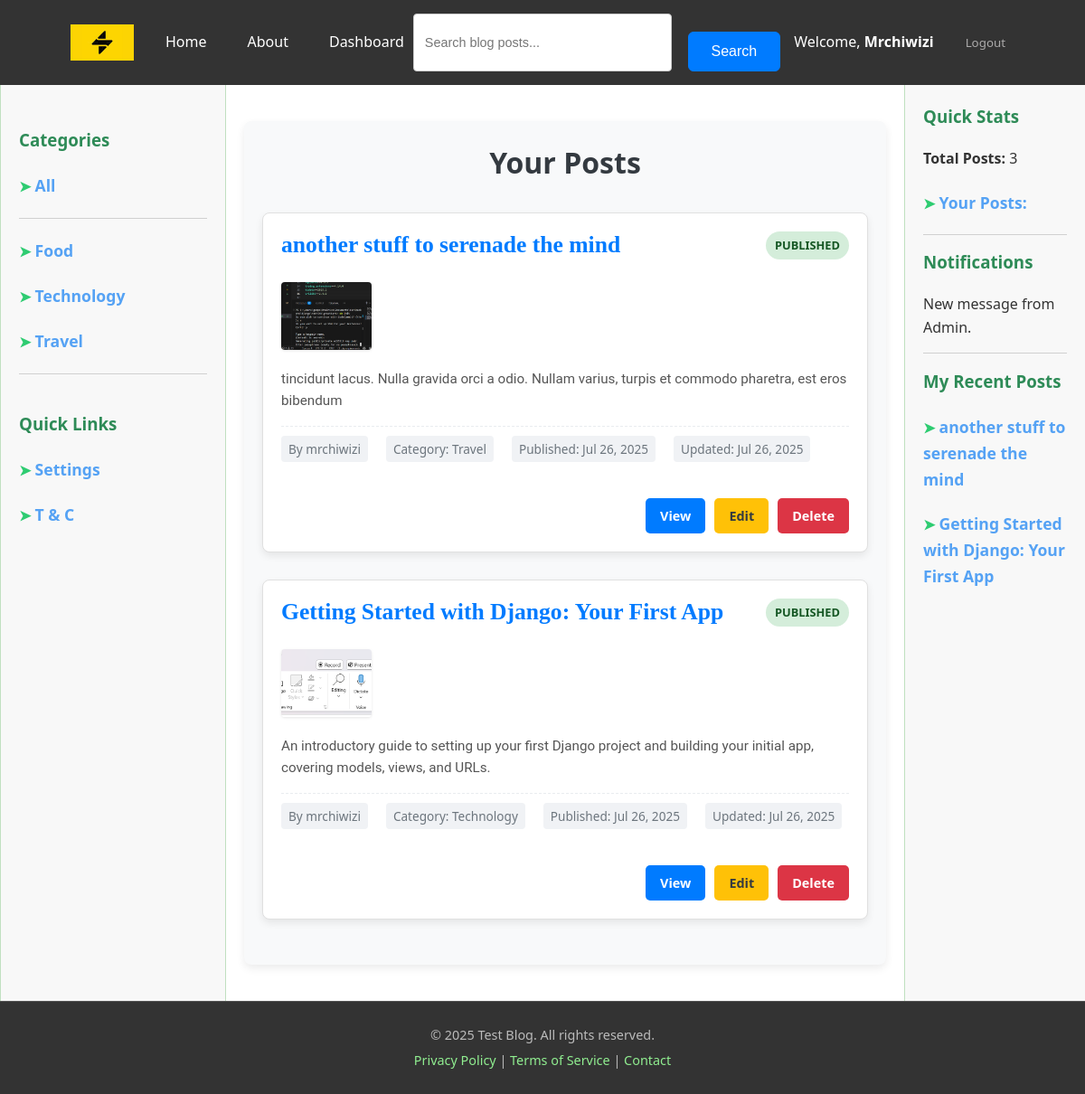
The app's page /user_posts/ (signed in), older data.
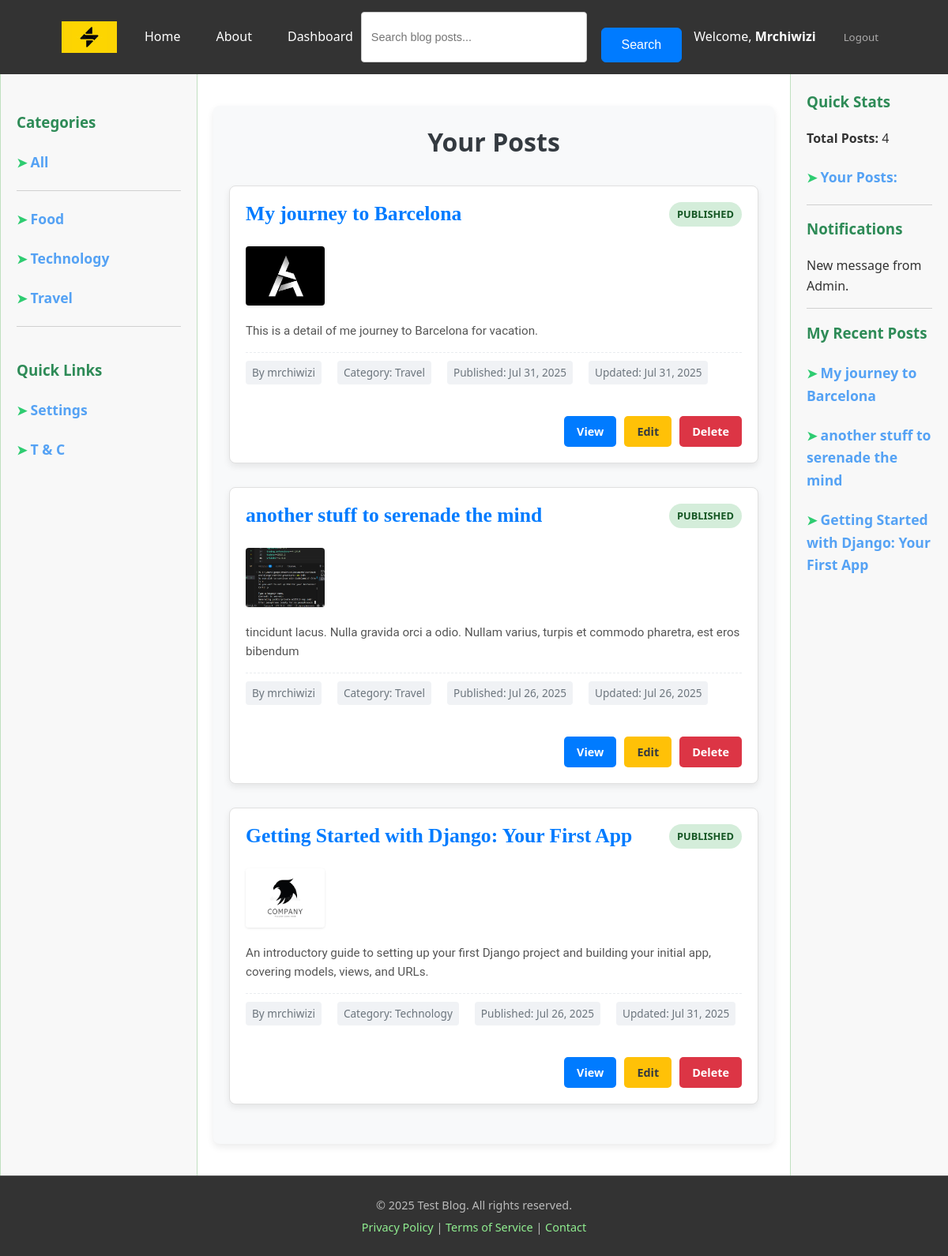
The same page, newer data.
### blog/models.py (models this page shows, shortened)
class Category(models.Model):
    name = models.CharField(max_length=100, unique=True)
    slug = models.SlugField(max_length=100, unique=True, help_text="A URL-friendly short label.")
    description = models.TextField(blank=True, null=True)
    class Meta:
        verbose_name_plural = "Categories"
        ordering = ['name']
    def __str__(self):
        return self.name

class Post(models.Model):
    STATUS_CHOICES = (
        ('draft', 'Draft'),
        ('published', 'Published'),
    )
    title = models.CharField(max_length=250)
    slug = models.SlugField(max_length=250, unique_for_date='publish_date', help_text="A URL-friendly short label derived from the title, unique per publish date.")
    author = models.ForeignKey(User, on_delete=models.CASCADE, related_name='blog_posts')
    content = models.TextField()
    summary = models.TextField(max_length=1000, blank=True, help_text="A short summary of the post (max 500 characters).")
    thumbnail = models.ImageField(
        upload_to='blog/thumbnails/%Y/%m/%d/', blank=True,null=True, help_text="Thumbnail image for the blog post listing.")
    publish_date = models.DateTimeField(default=timezone.now)
    created_at = models.DateTimeField(auto_now_add=True)
    updated_at = models.DateTimeField(auto_now=True)
    status = models.CharField(
        max_length=10,
        choices=STATUS_CHOICES,
        default='published'
    )
    category = models.ForeignKey(Category, on_delete=models.SET_NULL, blank=True, null=True, related_name='posts'
    )
    objects = PostManager()
    class Meta:
        ordering = ['-publish_date']
        indexes = [
            models.Index(fields=['publish_date', 'slug']),
        ]
    def __str__(self):
        return self.title
    def get_absolute_url(self):
        return reverse('blog:post_detail',
                       args=[self.publish_date.year, self.publish_date.strftime('%m'), self.publish_date.strftime('%d'), self.slug])
    def get_post_edit_url(self):
        return reverse('blog:post_edit',
                       args=[self.publish_date.year, self.publish_date.strftime('%m'), self.publish_date.strftime('%d'), self.slug])

### accounts/models.py (models this page shows, shortened)
class Account(AbstractBaseUser, PermissionsMixin):
    email = models.EmailField("email address", unique=True)
    user_name = models.CharField(max_length=150, unique=True)
    first_name = models.CharField(max_length=150, blank=True)
    last_name = models.CharField(max_length=150, blank=True)
    date_joined = models.DateTimeField(default=timezone.now)
    last_login = models.DateTimeField(auto_now=True)
    about = models.TextField(max_length=500, blank=True)
    is_staff = models.BooleanField(default=False)
    is_active = models.BooleanField(default=False)
    objects = AccountManager()
    USERNAME_FIELD = "email"
    REQUIRED_FIELDS = ["user_name",]
    def __str__(self):
        return self.user_name

### blog/views.py (the view)
# urls.py: path("user_posts/", user_posts, name="user_posts"),
def user_posts(request):
    posts = Post.objects.filter(author_id=request.user.id)
    print(posts)
    context = {
        "posts": posts
    }
    return render(request, "blog/user_posts.html", context)

### blog/context_processors.py (called while the page is built)
def posts_count(request):
    categories = Category.objects.all()
    posts_count = Post.objects.published().count()
    return {
        "posts_count": posts_count, "categories":categories
    }

### blog/models.py (called while the page is built)
    def published(self):
        return self.filter(status="published")

### templates/blog/user_posts.html
{% extends 'base.html' %}
{% load static %}
{% load humanize %}
{% block content %}
    <div class="dashboard-posts-container">
        <h1>Your Posts</h1>
        {% if posts %}
            {% for post in posts %}
                <article class="dashboard-post-card">
                    <div class="post-header">
                        <h2 class="post-title">{{ post.title }}</h2>
                        <span class="post-status status-{{ post.status|lower }}">{{ post.status }}</span>
                    </div>
                    <div class="post-body">
                        {% if post.thumbnail %}
                            <div class="post-thumbnail">
                                <img src="{{ post.thumbnail.url }}" alt="{{ post.title }}">
                            </div>
                        {% endif %}
                        <div class="post-content">
                            <p class="post-summary">{{ post.summary|truncatechars:180 }}</p>
                            <div class="post-meta">
                                <span>By {{ post.author }}</span>
                                <span>Category: {{ post.category }}</span>
                                <span>Published: {{ post.publish_date|date:"M d, Y" }}</span>
                                {% if post.publish_date != post.updated_at %}
                                    <span>Updated: {{ post.updated_at|date:"M d, Y" }}</span>
                                {% endif %}
                            </div>
                        </div>
                    </div>
                    <div class="post-actions">
                        <a href="{{ post.get_absolute_url }}" class="btn btn-view">View</a>
                        <a href="{{ post.get_post_edit_url }}" class="btn btn-edit">Edit</a>
                        <a href="#" class="btn btn-delete">Delete</a>
                    </div>
                </article>
            {% endfor %}
        {% else %}
            <p class="no-posts-message">You haven't created any posts yet.</p>
            <a href="{% url 'blog:create' %}" class="btn btn-primary">Create Your First Post</a>
        {% endif %}
    </div>
{% endblock content %}

### templates/base.html (shortened to what the changed rows need)
{% load static %}
<!DOCTYPE html>
<html lang="en">
<head>
    <link rel="stylesheet" href="{% static 'CSS/base.css' %}">
    <link rel="stylesheet" href="{% static 'CSS/home.css' %}">
    <link rel="stylesheet" href="{% static 'CSS/detail_page.css' %}">
    <link rel="stylesheet" href="{% static 'CSS/login_page.css' %}">
    <link rel="stylesheet" href="{% static 'CSS/register.css' %}">
    <link rel="stylesheet" href="{% static 'CSS/change_password.css' %}">
    <link rel="stylesheet" href="{% static 'CSS/password_reset_email_form.css' %}">
    <link rel="stylesheet" href="{% static 'CSS/password_reset_form.css' %}">
    <link rel="stylesheet" href="{% static 'CSS/users_posts.css' %}">
    <link rel="stylesheet" href="{% static 'CSS/edit_profile.css' %}">
    <link rel="stylesheet" href="{% static 'CSS/create.css' %}">
    <link rel="stylesheet" href="{% static 'CSS/post_edit.css' %}">
</head>
<body>
    <aside class="left-sidebar">
        <br>
        <ul>
            {% for category in categories %}
                <li>
                    <h4><span style="color: #2ecc71;">&#10148; </span><a href="{% url 'blog:categories' category.slug %}" style="color: #55a2f4; text-decoration: none; font-weight: bold; font-size: 1.1em;display: inline;" >{{ category.name }}</a></h4>
                </li>
            {% endfor %}
        </ul>
        <br>
    </aside>
    <main class="main-content">
        {% block content %}
        {% endblock content %}
    </main>
    <aside class="right-aside">
        <h3>Quick Stats</h3>
        <p><strong>Total Posts:</strong> {{ posts_count }}</p>
        {% if user.is_authenticated %}
            <h4><span style="color: #2ecc71;">&#10148; </span><a href="{% url 'blog:user_posts' %}" style="color: #55a2f4; text-decoration: none; font-weight: bold; font-size: 1.1em;"><strong>Your Posts:</strong> {{ user_posts }}</a></h4>
        {% endif %}
        <hr style="border: none; border-top: 1px solid #d0d0d0; margin: 15px 0;">
        <h3>Notifications</h3>
        <ul style="list-style: none; padding: 0;">
            <li style="margin-bottom: 8px;">New message from Admin.</li>
            <hr style="border: none; border-top: 1px solid #d0d0d0; margin: 15px 0;">
        </ul>
        {% if user.is_authenticated %}
            <h3>My Recent Posts</h3>
            <ul style="list-style: none; padding: 0;">
                {% with recent_posts=user.blog_posts.all|slice:":3" %}
                    {% for user_post in recent_posts %}
                        <li>
                            <h4><span style="color: #2ecc71;">&#10148; </span><a href="{{ user_post.get_absolute_url}}" style="color: #55a2f4; text-decoration: none; font-weight: bold; font-size: 1.1em;">{{ user_post.title }}</a></h4>
                        </li>
                    {% empty %}
                        <li><h4 style="color: #777;">You haven't made any post.</h4></li>
                    {% endfor %}
                {% endwith %}
            </ul>
            {% else %}
                <div style="margin-bottom: 20px;">
                <a href="#"><img src="{% static 'Images/blog-advert.jpg' %}" alt="advert" width="170px"></a></div>
                <div><a href="#"><img src="{% static 'Images/blog-advert2.jpg' %}" alt="advert" width="170px"></a></div>
        {% endif %}
    </aside>
</body>
</html>

Row changes from the older to the newer data that the page shows:
added Post: title "My journey to Barcelona", status "PUBLISHED", thumbnail (picture), summary "This is a detail of me journey to Barcelona for vacation.", author "mrchiwizi", category "Travel", publish_date "Jul 31, 2025", updated_at "Jul 31, 2025"
changed Post "Getting Started with Django: Your First App": thumbnail: a different picture; updated_at "Jul 26, 2025" → "Jul 31, 2025"
Text that changed along with them:
{{ posts_count }}: "3" → "4"
